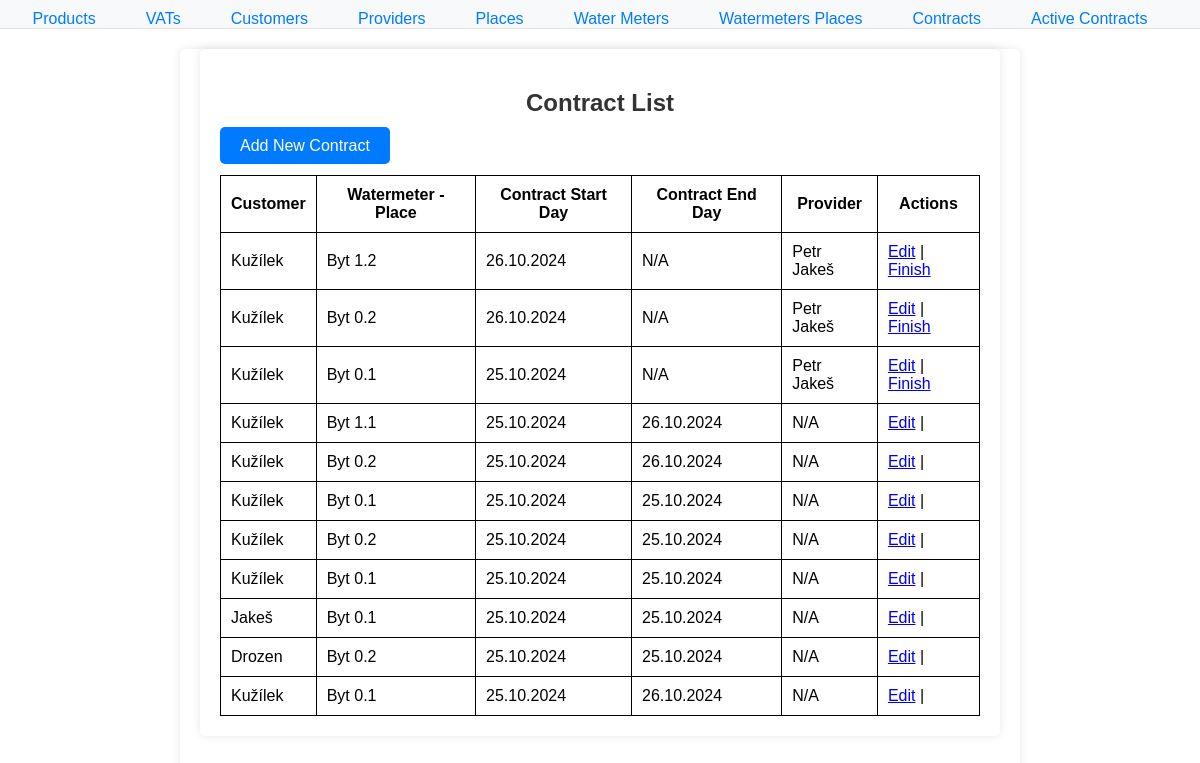
/water/contracts/, run on the app's committed database.
### water/models.py (models this page shows, shortened)
class Contract(models.Model):
    contract_id = models.AutoField(primary_key=True)
    customer = models.ForeignKey(Customer, on_delete=PROTECT)  # Prevent deletion of a customer if it's connected to a contract
    watermeters_places = models.ForeignKey(WatermetersPlaces, on_delete=PROTECT)  # Prevent deletion of a watermeter if it's connected to a contract
    provider = models.ForeignKey('Provider', on_delete=PROTECT, null=True, blank=True) # Add ForeignKey to Provider
    contract_start_day = models.DateTimeField()
    contract_end_day = models.DateTimeField(blank=True, null=True)
    class Meta:
        db_table = 'Contracts'  # Specify the existing table name

class Customer(models.Model):
    customer_id = models.AutoField(primary_key=True)
    first_name = models.CharField(max_length=100)
    family_name = models.CharField(max_length=100)
    street = models.CharField(max_length=100)
    street_no = models.CharField(max_length=10)
    city = models.CharField(max_length=100)
    zip = models.CharField(max_length=20)
    email = models.EmailField(unique=True)  # Ensure email is unique
    phone = models.CharField(max_length=20)
    class Meta:
        db_table = 'Customers'  # Specify the existing table name
    def __str__(self):
        return self.family_name  # Display family name in dropdown

class WatermetersPlaces(models.Model):
    watermeters_places_id = models.AutoField(primary_key=True)
    watermeter = models.OneToOneField(Watermeter, on_delete=models.CASCADE)  # One-to-One relationship
    place = models.OneToOneField(Place, on_delete=models.CASCADE)
    class Meta:
        db_table = 'Watermeters_Places'  # Specify the existing table name
        unique_together = (('watermeter', 'place'),)  # Ensure the Watermeter-Place combination is unique
    def __str__(self):
        return str(self.place)  # Display place name in dropdown

class Place(models.Model):
    place_id = models.AutoField(primary_key=True)
    place_name = models.CharField(max_length=100)
    street = models.CharField(max_length=100)
    street_no = models.CharField(max_length=10)
    city = models.CharField(max_length=100)
    def __str__(self):
        return self.place_name
    class Meta:
        db_table = 'Places'

class Provider(models.Model):
    provider_id = models.AutoField(primary_key=True)
    name = models.CharField(max_length=255)
    street = models.CharField(max_length=100)
    PSC = models.CharField(max_length=20)
    city = models.CharField(max_length=100)
    bank = models.CharField(max_length=50)
    phone = models.CharField(max_length=20)
    ICO = models.CharField(max_length=20, unique=True)
    DIC = models.CharField(max_length=20, unique=True)
    email = models.EmailField()
    court_register = models.CharField(max_length=255)
    class Meta:
        db_table = 'Providers'

### water/views.py (the view)
# urls.py: path('contracts/', views.contract_list, name='contract_list'),
def contract_list(request):
    contracts = Contract.objects.select_related('provider').annotate(
        is_active=Case(
            When(contract_end_day__isnull=True, then=Value(1)),
            default=Value(0),
            output_field=IntegerField()
        )
    ).order_by('-is_active', '-contract_start_day')
    return render(request, 'water/contract_list.html', {'contracts': contracts})

### water/templates/water/contract_list.html (shortened to what this page needs)
{% extends "water/base.html" %}
{% block content %}
<div class="content-container">
    <h2>Contract List</h2>
    <div style="margin-bottom: 20px;">
        <a href="{% url 'add_contract' %}"
           style="background-color: #007BFF; color: white; padding: 10px 20px; text-decoration: none; border-radius: 5px;">
           Add New Contract
        </a>
    </div>
    <table style="width: 100%; border-collapse: collapse; margin-top: 10px;">
        <thead>
            <tr>
                <th style="border: 1px solid black; padding: 10px;">Customer</th>
                <th style="border: 1px solid black; padding: 10px;">Watermeter - Place</th>
                <th style="border: 1px solid black; padding: 10px;">Contract Start Day</th>
                <th style="border: 1px solid black; padding: 10px;">Contract End Day</th>
                <th style="border: 1px solid black; padding: 10px;">Provider</th>
                <th style="border: 1px solid black; padding: 10px;">Actions</th>
            </tr>
        </thead>
        <tbody>
            {% for contract in contracts %}
            <tr>
                <td style="border: 1px solid black; padding: 10px;">{{ contract.customer }}</td>
                <td style="border: 1px solid black; padding: 10px;">{{ contract.watermeters_places }}</td>
                <td style="border: 1px solid black; padding: 10px;">{{ contract.contract_start_day|date:"d.m.Y" }}</td>
                <td style="border: 1px solid black; padding: 10px;">
                    {% if contract.contract_end_day %}
                        {{ contract.contract_end_day|date:"d.m.Y" }}
                    {% else %}
                        N/A
                    {% endif %}
                </td>
                <td style="border: 1px solid black; padding: 10px;">
                    {{ contract.provider.name|default:"N/A" }}
                </td>
                <td style="border: 1px solid black; padding: 10px;">
                    <a href="{% url 'edit_contract' contract.contract_id %}">Edit</a> |
                    {% if not contract.contract_end_day %}
                        <a href="{% url 'finish_contract' contract.contract_id %}">Finish</a>
                    {% endif %}
                </td>
            </tr>
            {% endfor %}
        </tbody>
    </table>
</div>
{% endblock %}

### water/static/styles.css (style rules this page uses)
body { font-family: Arial, sans-serif; margin: 0; padding: 0; }
.content-container { max-width: 800px; margin: 20px auto; padding: 20px; background-color: #fff; border-radius: 5px; box-shadow: 0 0 10px rgba(0, 0, 0, 0.1); }
.content-container { margin: 20px auto; padding: 20px; border-radius: 5px; box-shadow: 0 2px 10px rgba(0, 0, 0, 0.1); background-color: #f9f9f9; max-width: 600px; }
h2 { margin-bottom: 20px; color: #333; text-align: center; }

### data on the page
Contract: customer "Kužílek", watermeters_places "Byt 1.2", contract_start_day "26.10.2024", shows "N/A", provider.name "Petr Jakeš", shows "Finish"
Contract: customer "Kužílek", watermeters_places "Byt 0.2", contract_start_day "26.10.2024", shows "N/A", provider.name "Petr Jakeš", shows "Finish"
Contract: customer "Kužílek", watermeters_places "Byt 0.1", contract_start_day "25.10.2024", shows "N/A", provider.name "Petr Jakeš", shows "Finish"
Contract: customer "Kužílek", watermeters_places "Byt 1.1", contract_start_day "25.10.2024", contract_end_day "26.10.2024", provider.name "N/A"
Contract: customer "Kužílek", watermeters_places "Byt 0.2", contract_start_day "25.10.2024", contract_end_day "26.10.2024", provider.name "N/A"
Contract: customer "Kužílek", watermeters_places "Byt 0.1", contract_start_day "25.10.2024", contract_end_day "25.10.2024", provider.name "N/A"
Contract: customer "Kužílek", watermeters_places "Byt 0.2", contract_start_day "25.10.2024", contract_end_day "25.10.2024", provider.name "N/A"
Contract: customer "Kužílek", watermeters_places "Byt 0.1", contract_start_day "25.10.2024", contract_end_day "25.10.2024", provider.name "N/A"
Contract: customer "Jakeš", watermeters_places "Byt 0.1", contract_start_day "25.10.2024", contract_end_day "25.10.2024", provider.name "N/A"
Contract: customer "Drozen", watermeters_places "Byt 0.2", contract_start_day "25.10.2024", contract_end_day "25.10.2024", provider.name "N/A"
Contract: customer "Kužílek", watermeters_places "Byt 0.1", contract_start_day "25.10.2024", contract_end_day "26.10.2024", provider.name "N/A"
